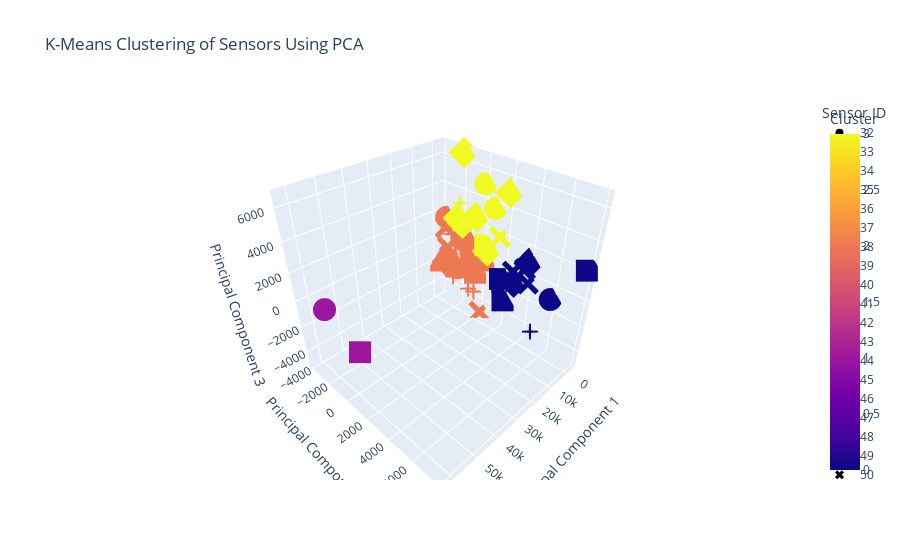

Notebook cell for this chart:
### Markdown cell above
# Clustering

### Code cell
from sklearn.cluster import KMeans

# Apply PCA
pca = PCA(n_components=3)
principal_components = pca.fit_transform(reduced_data_corr.drop(columns=['Sensor ID']))
principal_df = pd.DataFrame(data=principal_components, columns=['PC1', 'PC2', 'PC3'])
principal_df['Sensor ID'] = reduced_data_corr['Sensor ID']

# Apply K-Means clustering
kmeans = KMeans(n_clusters=4, random_state=42)
principal_df['Cluster'] = kmeans.fit_predict(principal_df[['PC1', 'PC2', 'PC3']])

# Create an interactive 3D scatter plot
fig = px.scatter_3d(
    principal_df,
    x='PC1',
    y='PC2',
    z='PC3',
    color='Cluster',
    symbol='Sensor ID',
    title='K-Means Clustering of Sensors Using PCA',
    labels={'PC1': 'Principal Component 1', 'PC2': 'Principal Component 2', 'PC3': 'Principal Component 3'},
    hover_data=['Sensor ID']
)

fig.show()

### Figure 1 — Plotly figure (JSON) as saved in the notebook; plotly's stock layout.template omitted (floating-point values rounded to 4 significant figures)
{"data": [{"customdata": [[32]], "hovertemplate": "Sensor ID=%{customdata[0]}<br>Principal Component 1=%{x}<br>Principal Component 2=%{y}<br>Principal Component 3=%{z}<br>Cluster=%{marker.color}<extra></extra>", "legendgroup": "32", "marker": {"color": [2], "coloraxis": "coloraxis", "symbol": "circle"}, "mode": "markers", "name": "32", "scene": "scene", "showlegend": true, "type": "scatter3d", "x": [-3213.0], "y": [-3468.0], "z": [1615.0]}, {"customdata": [[33]], "hovertemplate": "Sensor ID=%{customdata[0]}<br>Principal Component 1=%{x}<br>Principal Component 2=%{y}<br>Principal Component 3=%{z}<br>Cluster=%{marker.color}<extra></extra>", "legendgroup": "33", "marker": {"color": [0], "coloraxis": "coloraxis", "symbol": "diamond"}, "mode": "markers", "name": "33", "scene": "scene", "showlegend": true, "type": "scatter3d", "x": [-3158.0], "y": [3949.0], "z": [972.4]}, {"customdata": [[34]], "hovertemplate": "Sensor ID=%{customdata[0]}<br>Principal Component 1=%{x}<br>Principal Component 2=%{y}<br>Principal Component 3=%{z}<br>Cluster=%{marker.color}<extra></extra>", "legendgroup": "34", "marker": {"color": [2], "coloraxis": "coloraxis", "symbol": "square"}, "mode": "markers", "name": "34", "scene": "scene", "showlegend": true, "type": "scatter3d", "x": [-2960.0], "y": [198.1], "z": [-412.2]}, {"customdata": [[35]], "hovertemplate": "Sensor ID=%{customdata[0]}<br>Principal Component 1=%{x}<br>Principal Component 2=%{y}<br>Principal Component 3=%{z}<br>Cluster=%{marker.color}<extra></extra>", "legendgroup": "35", "marker": {"color": [2], "coloraxis": "coloraxis", "symbol": "x"}, "mode": "markers", "name": "35", "scene": "scene", "showlegend": true, "type": "scatter3d", "x": [-2526.0], "y": [-2959.0], "z": [-1350.0]}, {"customdata": [[36]], "hovertemplate": "Sensor ID=%{customdata[0]}<br>Principal Component 1=%{x}<br>Principal Component 2=%{y}<br>Principal Component 3=%{z}<br>Cluster=%{marker.color}<extra></extra>", "legendgroup": "36", "marker": {"color": [2], "coloraxis": "coloraxis", "symbol": "cross"}, "mode": "markers", "name": "36", "scene": "scene", "showlegend": true, "type": "scatter3d", "x": [-2381.0], "y": [-2830.0], "z": [554.5]}, {"customdata": [[37]], "hovertemplate": "Sensor ID=%{customdata[0]}<br>Principal Component 1=%{x}<br>Principal Component 2=%{y}<br>Principal Component 3=%{z}<br>Cluster=%{marker.color}<extra></extra>", "legendgroup": "37", "marker": {"color": [0], "coloraxis": "coloraxis", "symbol": "circle"}, "mode": "markers", "name": "37", "scene": "scene", "showlegend": true, "type": "scatter3d", "x": [-3177.0], "y": [5852.0], "z": [-877.1]}, {"customdata": [[38]], "hovertemplate": "Sensor ID=%{customdata[0]}<br>Principal Component 1=%{x}<br>Principal Component 2=%{y}<br>Principal Component 3=%{z}<br>Cluster=%{marker.color}<extra></extra>", "legendgroup": "38", "marker": {"color": [3], "coloraxis": "coloraxis", "symbol": "diamond"}, "mode": "markers", "name": "38", "scene": "scene", "showlegend": true, "type": "scatter3d", "x": [-3099.0], "y": [-591.7], "z": [2640.0]}, {"customdata": [[39]], "hovertemplate": "Sensor ID=%{customdata[0]}<br>Principal Component 1=%{x}<br>Principal Component 2=%{y}<br>Principal Component 3=%{z}<br>Cluster=%{marker.color}<extra></extra>", "legendgroup": "39", "marker": {"color": [0], "coloraxis": "coloraxis", "symbol": "square"}, "mode": "markers", "name": "39", "scene": "scene", "showlegend": true, "type": "scatter3d", "x": [-2413.0], "y": [7915.0], "z": [2255.0]}, {"customdata": [[40]], "hovertemplate": "Sensor ID=%{customdata[0]}<br>Principal Component 1=%{x}<br>Principal Component 2=%{y}<br>Principal Component 3=%{z}<br>Cluster=%{marker.color}<extra></extra>", "legendgroup": "40", "marker": {"color": [2], "coloraxis": "coloraxis", "symbol": "x"}, "mode": "markers", "name": "40", "scene": "scene", "showlegend": true, "type": "scatter3d", "x": [-2489.0], "y": [-997.0], "z": [-182.4]}, {"customdata": [[41]], "hovertemplate": "Sensor ID=%{customdata[0]}<br>Principal Component 1=%{x}<br>Principal Component 2=%{y}<br>Principal Component 3=%{z}<br>Cluster=%{marker.color}<extra></extra>", "legendgroup": "41", "marker": {"color": [0], "coloraxis": "coloraxis", "symbol": "cross"}, "mode": "markers", "name": "41", "scene": "scene", "showlegend": true, "type": "scatter3d", "x": [-3028.0], "y": [4741.0], "z": [-4152.0]}, {"customdata": [[42]], "hovertemplate": "Sensor ID=%{customdata[0]}<br>Principal Component 1=%{x}<br>Principal Component 2=%{y}<br>Principal Component 3=%{z}<br>Cluster=%{marker.color}<extra></extra>", "legendgroup": "42", "marker": {"color": [3], "coloraxis": "coloraxis", "symbol": "circle"}, "mode": "markers", "name": "42", "scene": "scene", "showlegend": true, "type": "scatter3d", "x": [-3255.0], "y": [909.5], "z": [3717.0]}, {"customdata": [[43]], "hovertemplate": "Sensor ID=%{customdata[0]}<br>Principal Component 1=%{x}<br>Principal Component 2=%{y}<br>Principal Component 3=%{z}<br>Cluster=%{marker.color}<extra></extra>", "legendgroup": "43", "marker": {"color": [3], "coloraxis": "coloraxis", "symbol": "diamond"}, "mode": "markers", "name": "43", "scene": "scene", "showlegend": true, "type": "scatter3d", "x": [-2823.0], "y": [550.3], "z": [504.7]}, {"customdata": [[44]], "hovertemplate": "Sensor ID=%{customdata[0]}<br>Principal Component 1=%{x}<br>Principal Component 2=%{y}<br>Principal Component 3=%{z}<br>Cluster=%{marker.color}<extra></extra>", "legendgroup": "44", "marker": {"color": [2], "coloraxis": "coloraxis", "symbol": "square"}, "mode": "markers", "name": "44", "scene": "scene", "showlegend": true, "type": "scatter3d", "x": [-2511.0], "y": [-434.4], "z": [-1670.0]}, {"customdata": [[45]], "hovertemplate": "Sensor ID=%{customdata[0]}<br>Principal Component 1=%{x}<br>Principal Component 2=%{y}<br>Principal Component 3=%{z}<br>Cluster=%{marker.color}<extra></extra>", "legendgroup": "45", "marker": {"color": [2], "coloraxis": "coloraxis", "symbol": "x"}, "mode": "markers", "name": "45", "scene": "scene", "showlegend": true, "type": "scatter3d", "x": [-3191.0], "y": [-3327.0], "z": [-787.1]}, {"customdata": [[46]], "hovertemplate": "Sensor ID=%{customdata[0]}<br>Principal Component 1=%{x}<br>Principal Component 2=%{y}<br>Principal Component 3=%{z}<br>Cluster=%{marker.color}<extra></extra>", "legendgroup": "46", "marker": {"color": [2], "coloraxis": "coloraxis", "symbol": "cross"}, "mode": "markers", "name": "46", "scene": "scene", "showlegend": true, "type": "scatter3d", "x": [-3212.0], "y": [-599.7], "z": [-3451.0]}, {"customdata": [[47]], "hovertemplate": "Sensor ID=%{customdata[0]}<br>Principal Component 1=%{x}<br>Principal Component 2=%{y}<br>Principal Component 3=%{z}<br>Cluster=%{marker.color}<extra></extra>", "legendgroup": "47", "marker": {"color": [3], "coloraxis": "coloraxis", "symbol": "circle"}, "mode": "markers", "name": "47", "scene": "scene", "showlegend": true, "type": "scatter3d", "x": [-3233.0], "y": [10.63], "z": [5102.0]}, {"customdata": [[48]], "hovertemplate": "Sensor ID=%{customdata[0]}<br>Principal Component 1=%{x}<br>Principal Component 2=%{y}<br>Principal Component 3=%{z}<br>Cluster=%{marker.color}<extra></extra>", "legendgroup": "48", "marker": {"color": [3], "coloraxis": "coloraxis", "symbol": "diamond"}, "mode": "markers", "name": "48", "scene": "scene", "showlegend": true, "type": "scatter3d", "x": [-3225.0], "y": [-2320.0], "z": [1955.0]}, {"customdata": [[49]], "hovertemplate": "Sensor ID=%{customdata[0]}<br>Principal Component 1=%{x}<br>Principal Component 2=%{y}<br>Principal Component 3=%{z}<br>Cluster=%{marker.color}<extra></extra>", "legendgroup": "49", "marker": {"color": [2], "coloraxis": "coloraxis", "symbol": "square"}, "mode": "markers", "name": "49", "scene": "scene", "showlegend": true, "type": "scatter3d", "x": [-2948.0], "y": [-896.4], "z": [-341.8]}, {"customdata": [[50]], "hovertemplate": "Sensor ID=%{customdata[0]}<br>Principal Component 1=%{x}<br>Principal Component 2=%{y}<br>Principal Component 3=%{z}<br>Cluster=%{marker.color}<extra></extra>", "legendgroup": "50", "marker": {"color": [3], "coloraxis": "coloraxis", "symbol": "x"}, "mode": "markers", "name": "50", "scene": "scene", "showlegend": true, "type": "scatter3d", "x": [-3240.0], "y": [1486.0], "z": [1896.0]}, {"customdata": [[51]], "hovertemplate": "Sensor ID=%{customdata[0]}<br>Principal Component 1=%{x}<br>Principal Component 2=%{y}<br>Principal Component 3=%{z}<br>Cluster=%{marker.color}<extra></extra>", "legendgroup": "51", "marker": {"color": [2], "coloraxis": "coloraxis", "symbol": "cross"}, "mode": "markers", "name": "51", "scene": "scene", "showlegend": true, "type": "scatter3d", "x": [-3221.0], "y": [-2730.0], "z": [-3088.0]}, {"customdata": [[52]], "hovertemplate": "Sensor ID=%{customdata[0]}<br>Principal Component 1=%{x}<br>Principal Component 2=%{y}<br>Principal Component 3=%{z}<br>Cluster=%{marker.color}<extra></extra>", "legendgroup": "52", "marker": {"color": [2], "coloraxis": "coloraxis", "symbol": "circle"}, "mode": "markers", "name": "52", "scene": "scene", "showlegend": true, "type": "scatter3d", "x": [-3234.0], "y": [-2242.0], "z": [-2088.0]}, {"customdata": [[53]], "hovertemplate": "Sensor ID=%{customdata[0]}<br>Principal Component 1=%{x}<br>Principal Component 2=%{y}<br>Principal Component 3=%{z}<br>Cluster=%{marker.color}<extra></extra>", "legendgroup": "53", "marker": {"color": [3], "coloraxis": "coloraxis", "symbol": "diamond"}, "mode": "markers", "name": "53", "scene": "scene", "showlegend": true, "type": "scatter3d", "x": [-3138.0], "y": [-1882.0], "z": [1703.0]}, {"customdata": [[54]], "hovertemplate": "Sensor ID=%{customdata[0]}<br>Principal Component 1=%{x}<br>Principal Component 2=%{y}<br>Principal Component 3=%{z}<br>Cluster=%{marker.color}<extra></extra>", "legendgroup": "54", "marker": {"color": [0], "coloraxis": "coloraxis", "symbol": "square"}, "mode": "markers", "name": "54", "scene": "scene", "showlegend": true, "type": "scatter3d", "x": [-3179.0], "y": [2143.0], "z": [-2857.0]}, {"customdata": [[55]], "hovertemplate": "Sensor ID=%{customdata[0]}<br>Principal Component 1=%{x}<br>Principal Component 2=%{y}<br>Principal Component 3=%{z}<br>Cluster=%{marker.color}<extra></extra>", "legendgroup": "55", "marker": {"color": [0], "coloraxis": "coloraxis", "symbol": "x"}, "mode": "markers", "name": "55", "scene": "scene", "showlegend": true, "type": "scatter3d", "x": [-2476.0], "y": [2868.0], "z": [-102.5]}, {"customdata": [[56]], "hovertemplate": "Sensor ID=%{customdata[0]}<br>Principal Component 1=%{x}<br>Principal Component 2=%{y}<br>Principal Component 3=%{z}<br>Cluster=%{marker.color}<extra></extra>", "legendgroup": "56", "marker": {"color": [2], "coloraxis": "coloraxis", "symbol": "cross"}, "mode": "markers", "name": "56", "scene": "scene", "showlegend": true, "type": "scatter3d", "x": [-2983.0], "y": [-1543.0], "z": [-2024.0]}, {"customdata": [[57]], "hovertemplate": "Sensor ID=%{customdata[0]}<br>Principal Component 1=%{x}<br>Principal Component 2=%{y}<br>Principal Component 3=%{z}<br>Cluster=%{marker.color}<extra></extra>", "legendgroup": "57", "marker": {"color": [1], "coloraxis": "coloraxis", "symbol": "circle"}, "mode": "markers", "name": "57", "scene": "scene", "showlegend": true, "type": "scatter3d", "x": [62510.0], "y": [-1599.0], "z": [617.1]}, {"customdata": [[58]], "hovertemplate": "Sensor ID=%{customdata[0]}<br>Principal Component 1=%{x}<br>Principal Component 2=%{y}<br>Principal Component 3=%{z}<br>Cluster=%{marker.color}<extra></extra>", "legendgroup": "58", "marker": {"color": [3], "coloraxis": "coloraxis", "symbol": "diamond"}, "mode": "markers", "name": "58", "scene": "scene", "showlegend": true, "type": "scatter3d", "x": [-3304.0], "y": [1998.0], "z": [5105.0]}, {"customdata": [[59]], "hovertemplate": "Sensor ID=%{customdata[0]}<br>Principal Component 1=%{x}<br>Principal Component 2=%{y}<br>Principal Component 3=%{z}<br>Cluster=%{marker.color}<extra></extra>", "legendgroup": "59", "marker": {"color": [2], "coloraxis": "coloraxis", "symbol": "square"}, "mode": "markers", "name": "59", "scene": "scene", "showlegend": true, "type": "scatter3d", "x": [-2330.0], "y": [-3886.0], "z": [-2104.0]}, {"customdata": [[60]], "hovertemplate": "Sensor ID=%{customdata[0]}<br>Principal Component 1=%{x}<br>Principal Component 2=%{y}<br>Principal Component 3=%{z}<br>Cluster=%{marker.color}<extra></extra>", "legendgroup": "60", "marker": {"color": [0], "coloraxis": "coloraxis", "symbol": "x"}, "mode": "markers", "name": "60", "scene": "scene", "showlegend": true, "type": "scatter3d", "x": [-3180.0], "y": [3699.0], "z": [416.3]}, {"customdata": [[61]], "hovertemplate": "Sensor ID=%{customdata[0]}<br>Principal Component 1=%{x}<br>Principal Component 2=%{y}<br>Principal Component 3=%{z}<br>Cluster=%{marker.color}<extra></extra>", "legendgroup": "61", "marker": {"color": [3], "coloraxis": "coloraxis", "symbol": "cross"}, "mode": "markers", "name": "61", "scene": "scene", "showlegend": true, "type": "scatter3d", "x": [-3274.0], "y": [-2173.0], "z": [3113.0]}, {"customdata": [[62]], "hovertemplate": "Sensor ID=%{customdata[0]}<br>Principal Component 1=%{x}<br>Principal Component 2=%{y}<br>Principal Component 3=%{z}<br>Cluster=%{marker.color}<extra></extra>", "legendgroup": "62", "marker": {"color": [2], "coloraxis": "coloraxis", "symbol": "circle"}, "mode": "markers", "name": "62", "scene": "scene", "showlegend": true, "type": "scatter3d", "x": [-3292.0], "y": [-1040.0], "z": [-266.0]}, {"customdata": [[63]], "hovertemplate": "Sensor ID=%{customdata[0]}<br>Principal Component 1=%{x}<br>Principal Component 2=%{y}<br>Principal Component 3=%{z}<br>Cluster=%{marker.color}<extra></extra>", "legendgroup": "63", "marker": {"color": [0], "coloraxis": "coloraxis", "symbol": "diamond"}, "mode": "markers", "name": "63", "scene": "scene", "showlegend": true, "type": "scatter3d", "x": [-3339.0], "y": [2916.0], "z": [-969.3]}, {"customdata": [[64]], "hovertemplate": "Sensor ID=%{customdata[0]}<br>Principal Component 1=%{x}<br>Principal Component 2=%{y}<br>Principal Component 3=%{z}<br>Cluster=%{marker.color}<extra></extra>", "legendgroup": "64", "marker": {"color": [1], "coloraxis": "coloraxis", "symbol": "square"}, "mode": "markers", "name": "64", "scene": "scene", "showlegend": true, "type": "scatter3d", "x": [62710.0], "y": [1584.0], "z": [-506.0]}, {"customdata": [[65]], "hovertemplate": "Sensor ID=%{customdata[0]}<br>Principal Component 1=%{x}<br>Principal Component 2=%{y}<br>Principal Component 3=%{z}<br>Cluster=%{marker.color}<extra></extra>", "legendgroup": "65", "marker": {"color": [0], "coloraxis": "coloraxis", "symbol": "x"}, "mode": "markers", "name": "65", "scene": "scene", "showlegend": true, "type": "scatter3d", "x": [-3184.0], "y": [4048.0], "z": [-533.2]}, {"customdata": [[66]], "hovertemplate": "Sensor ID=%{customdata[0]}<br>Principal Component 1=%{x}<br>Principal Component 2=%{y}<br>Principal Component 3=%{z}<br>Cluster=%{marker.color}<extra></extra>", "legendgroup": "66", "marker": {"color": [0], "coloraxis": "coloraxis", "symbol": "cross"}, "mode": "markers", "name": "66", "scene": "scene", "showlegend": true, "type": "scatter3d", "x": [-2469.0], "y": [1870.0], "z": [-2159.0]}, {"customdata": [[67]], "hovertemplate": "Sensor ID=%{customdata[0]}<br>Principal Component 1=%{x}<br>Principal Component 2=%{y}<br>Principal Component 3=%{z}<br>Cluster=%{marker.color}<extra></extra>", "legendgroup": "67", "marker": {"color": [2], "coloraxis": "coloraxis", "symbol": "circle"}, "mode": "markers", "name": "67", "scene": "scene", "showlegend": true, "type": "scatter3d", "x": [-2293.0], "y": [-1599.0], "z": [649.9]}, {"customdata": [[68]], "hovertemplate": "Sensor ID=%{customdata[0]}<br>Principal Component 1=%{x}<br>Principal Component 2=%{y}<br>Principal Component 3=%{z}<br>Cluster=%{marker.color}<extra></extra>", "legendgroup": "68", "marker": {"color": [3], "coloraxis": "coloraxis", "symbol": "diamond"}, "mode": "markers", "name": "68", "scene": "scene", "showlegend": true, "type": "scatter3d", "x": [-3239.0], "y": [-1933.0], "z": [6617.0]}, {"customdata": [[69]], "hovertemplate": "Sensor ID=%{customdata[0]}<br>Principal Component 1=%{x}<br>Principal Component 2=%{y}<br>Principal Component 3=%{z}<br>Cluster=%{marker.color}<extra></extra>", "legendgroup": "69", "marker": {"color": [3], "coloraxis": "coloraxis", "symbol": "square"}, "mode": "markers", "name": "69", "scene": "scene", "showlegend": true, "type": "scatter3d", "x": [-3207.0], "y": [256.6], "z": [805.5]}, {"customdata": [[70]], "hovertemplate": "Sensor ID=%{customdata[0]}<br>Principal Component 1=%{x}<br>Principal Component 2=%{y}<br>Principal Component 3=%{z}<br>Cluster=%{marker.color}<extra></extra>", "legendgroup": "70", "marker": {"color": [2], "coloraxis": "coloraxis", "symbol": "x"}, "mode": "markers", "name": "70", "scene": "scene", "showlegend": true, "type": "scatter3d", "x": [-3083.0], "y": [113.7], "z": [-4954.0]}, {"customdata": [[71]], "hovertemplate": "Sensor ID=%{customdata[0]}<br>Principal Component 1=%{x}<br>Principal Component 2=%{y}<br>Principal Component 3=%{z}<br>Cluster=%{marker.color}<extra></extra>", "legendgroup": "71", "marker": {"color": [2], "coloraxis": "coloraxis", "symbol": "cross"}, "mode": "markers", "name": "71", "scene": "scene", "showlegend": true, "type": "scatter3d", "x": [-2970.0], "y": [-1104.0], "z": [-3408.0]}, {"customdata": [[72]], "hovertemplate": "Sensor ID=%{customdata[0]}<br>Principal Component 1=%{x}<br>Principal Component 2=%{y}<br>Principal Component 3=%{z}<br>Cluster=%{marker.color}<extra></extra>", "legendgroup": "72", "marker": {"color": [2], "coloraxis": "coloraxis", "symbol": "circle"}, "mode": "markers", "name": "72", "scene": "scene", "showlegend": true, "type": "scatter3d", "x": [-3271.0], "y": [-1920.0], "z": [399.3]}, {"customdata": [[73]], "hovertemplate": "Sensor ID=%{customdata[0]}<br>Principal Component 1=%{x}<br>Principal Component 2=%{y}<br>Principal Component 3=%{z}<br>Cluster=%{marker.color}<extra></extra>", "legendgroup": "73", "marker": {"color": [2], "coloraxis": "coloraxis", "symbol": "diamond"}, "mode": "markers", "name": "73", "scene": "scene", "showlegend": true, "type": "scatter3d", "x": [-3129.0], "y": [-3382.0], "z": [-2033.0]}, {"customdata": [[74]], "hovertemplate": "Sensor ID=%{customdata[0]}<br>Principal Component 1=%{x}<br>Principal Component 2=%{y}<br>Principal Component 3=%{z}<br>Cluster=%{marker.color}<extra></extra>", "legendgroup": "74", "marker": {"color": [0], "coloraxis": "coloraxis", "symbol": "square"}, "mode": "markers", "name": "74", "scene": "scene", "showlegend": true, "type": "scatter3d", "x": [-2357.0], "y": [1872.0], "z": [-1113.0]}, {"customdata": [[75]], "hovertemplate": "Sensor ID=%{customdata[0]}<br>Principal Component 1=%{x}<br>Principal Component 2=%{y}<br>Principal Component 3=%{z}<br>Cluster=%{marker.color}<extra></extra>", "legendgroup": "75", "marker": {"color": [2], "coloraxis": "coloraxis", "symbol": "x"}, "mode": "markers", "name": "75", "scene": "scene", "showlegend": true, "type": "scatter3d", "x": [-2995.0], "y": [-3524.0], "z": [788.9]}], "layout": {"coloraxis": {"colorbar": {"title": {"text": "Cluster"}}, "colorscale": [[0, "#0d0887"], [0.1111, "#46039f"], [0.2222, "#7201a8"], [0.3333, "#9c179e"], [0.4444, "#bd3786"], [0.5556, "#d8576b"], [0.6667, "#ed7953"], [0.7778, "#fb9f3a"], [0.8889, "#fdca26"], [1, "#f0f921"]]}, "legend": {"title": {"text": "Sensor ID"}, "tracegroupgap": 0}, "scene": {"domain": {"x": [0, 1], "y": [0, 1]}, "xaxis": {"title": {"text": "Principal Component 1"}}, "yaxis": {"title": {"text": "Principal Component 2"}}, "zaxis": {"title": {"text": "Principal Component 3"}}}, "title": {"text": "K-Means Clustering of Sensors Using PCA"}}}
